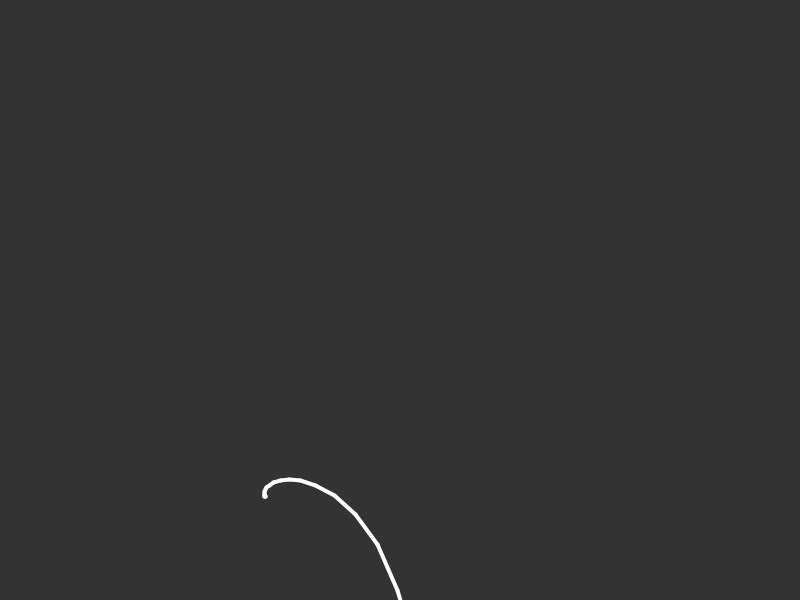
Frame 1 (no input)
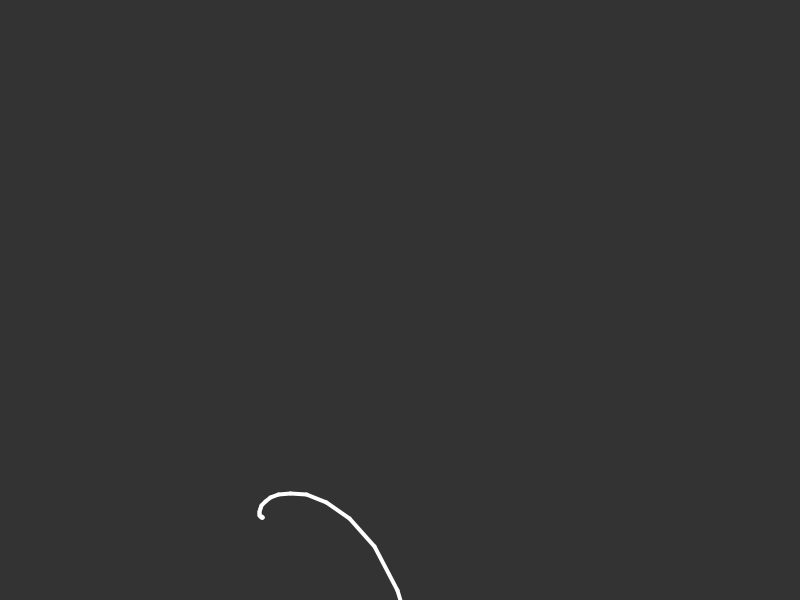
Frame 60 (the mouse pressed at the canvas centre just before this capture)
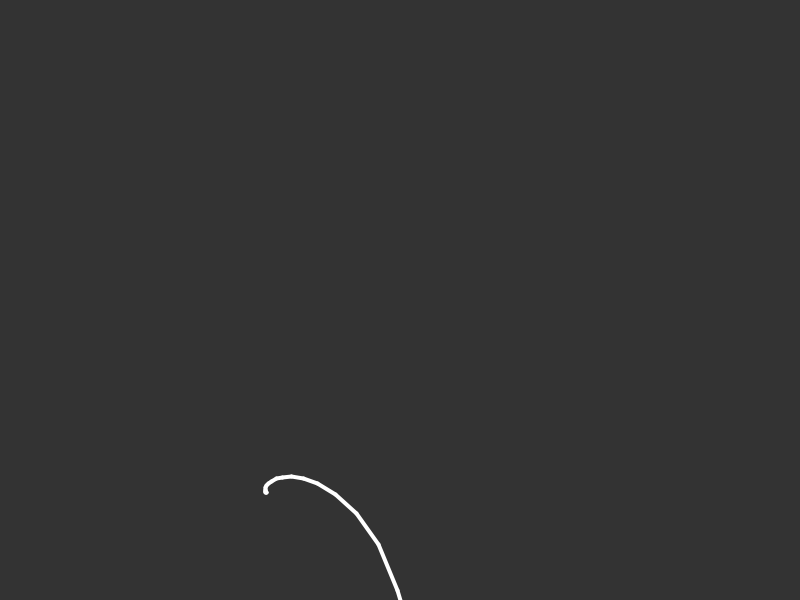
Frame 120 (the mouse held since frame 60 and released just before this capture)

The Processing sketch that drew these frames (run headless with seeded random() and noise(); from frame 60 on, the mouse is pressed at the canvas centre):

// Processing sketch: ForwardKinematics
// ── ForwardKinematics.pde
Segment tentacle;
//Segment seg2;
void setup() {
  size(800, 600);
  float t = 0.1;
  float len = 50;
  tentacle = new Segment(width/2, height, 10, 0, t);

  Segment current = tentacle;
  for (int i = 0; i < 20; i++) {
    Segment next = new Segment(current, len, 0, t);
    len = len*0.75;
    current.child = next;
    current = next;
  }
}

void draw() {
  background(51);
  Segment next = tentacle;
  while (next != null) {
    next.wiggle();
    next.update();
    next.show();
    next = next.child;
  }
}
// ── Segment.pde
class Segment {
  PVector a; 
  float len;
  float angle;
  float selfAngle;

  float t;//random(1000);

  Segment parent;
  Segment child = null;

  PVector b;

  Segment(Segment parent_, float len_, float angle_, float t_) {
    parent = parent_;
    a = parent.b.copy();
    len = len_;
    angle = angle_;
    selfAngle = angle;
    calculateB();
    t = t_;
  }

  Segment(float x, float y, float len_, float angle_, float t_) {
    a = new PVector (x, y);
    len = len_;
    angle = angle_;
    calculateB();
    parent = null;
    t = t_;
  }

  void wiggle() {
    float maxangle = 0.1;
    float minangle = -0.3;
    selfAngle = map(noise(t), -1, 1, maxangle, minangle);
    t += 0.03;
    //selfAngle = selfAngle + 0.01;
  }

  void update() {
    angle = selfAngle;
    if (parent != null) {
      a = parent.b.copy();
      angle += parent.angle;
    }else {
      angle += -PI/2;
    }
    calculateB();
  }

  void calculateB() {
    float dx = len * cos(angle);
    float dy = len * sin(angle);
    b = new PVector(a.x+dx, a.y+dy);
  }


  void show() {
    stroke(255);
    strokeWeight(4);
    line(a.x, a.y, b.x, b.y);
  }
}
